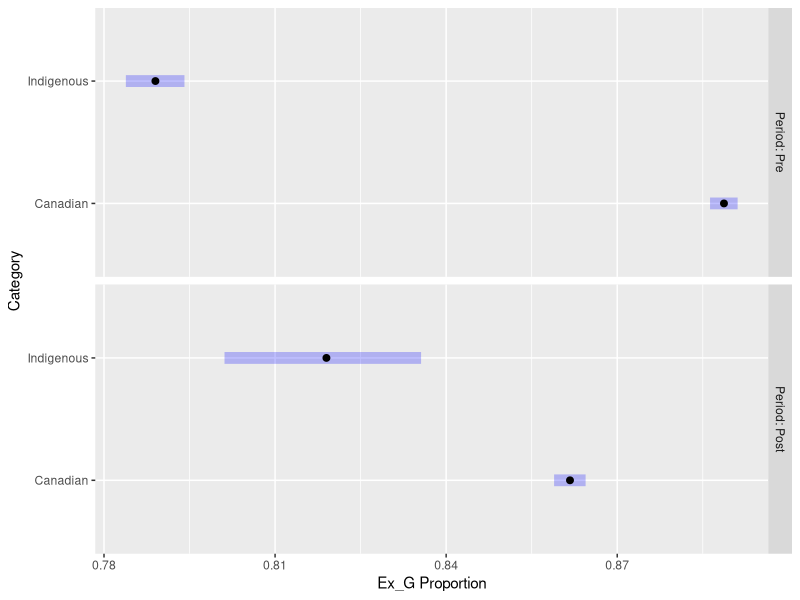
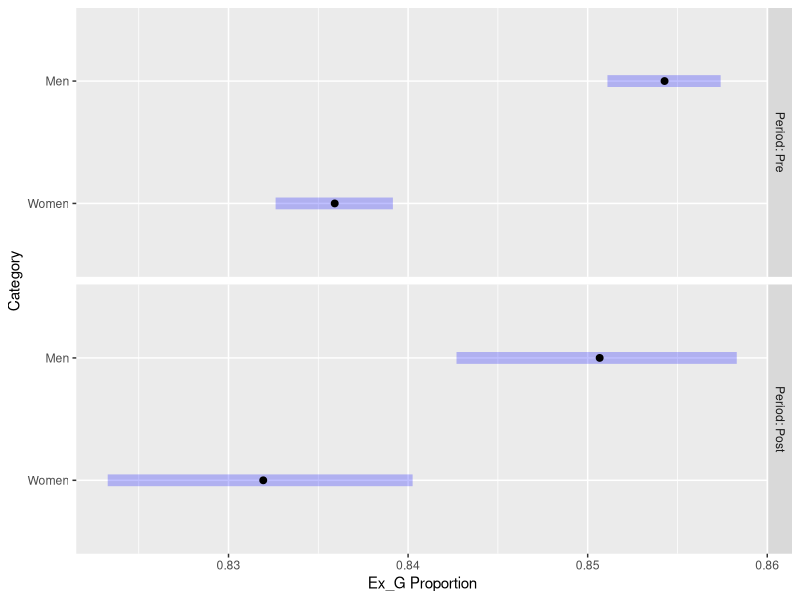
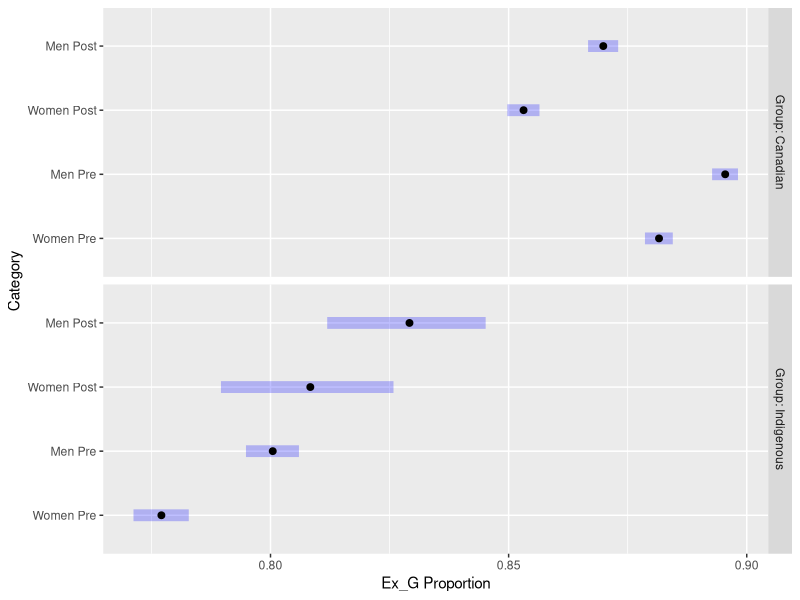
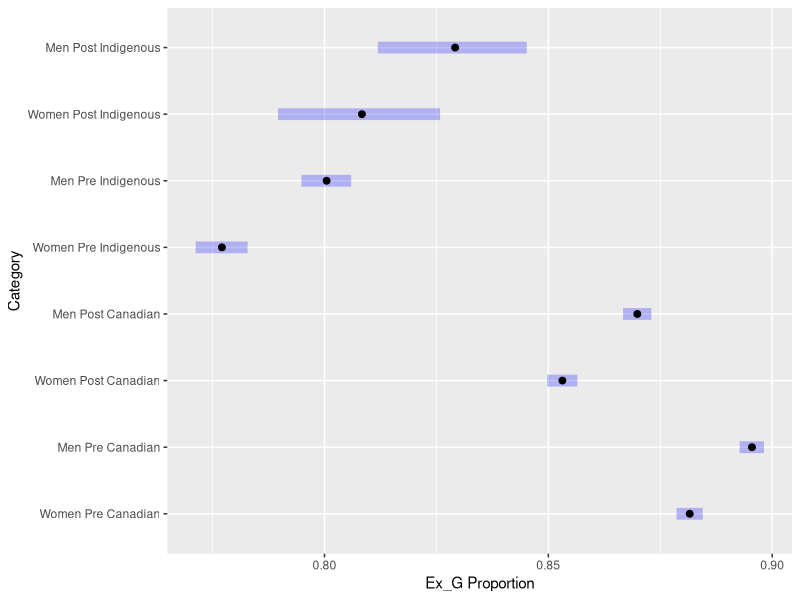
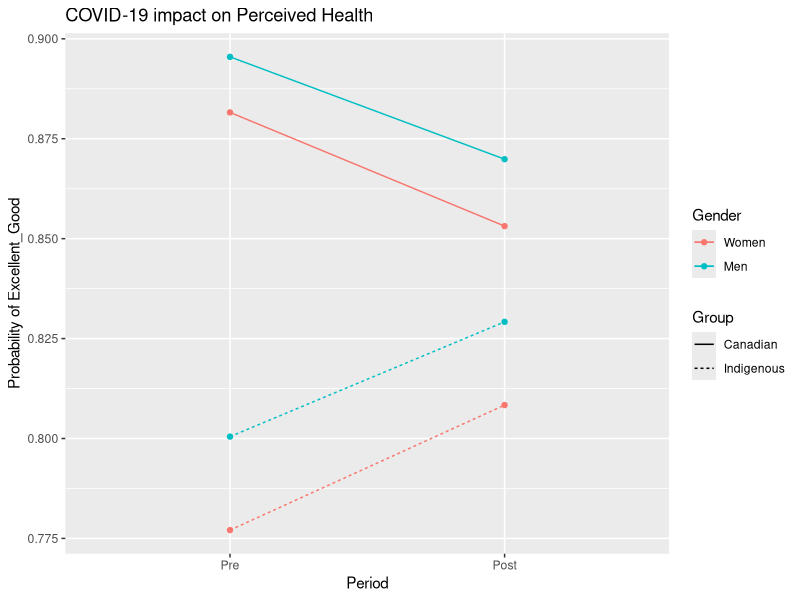

R code for these plots, in order:
##Load Package and Data##
library(dplyr)                          
library(openxlsx)                      
library(nnet) 
library(readxl)
library(emmeans)
library(ggplot2)

Conv_Data<-read_excel("Proj_data.xlsx", sheet = "Sheet1")
##Convert Data Format##
Conv_Data_R<- Conv_Data %>%
  mutate(
    Ex_G = round(Ex_G, digits=0),
    F_P = round(F_P, digits=0)
  )
Conv_Data_R <- subset(Conv_Data_R, select=-c(Total, Percentage))

Conv_Data_F<- Conv_Data_R %>%
  mutate(
    Year = factor(Year),
    Period = factor(Period, levels =c("Pre","Post")),
    Gender = factor(Gender, levels = c("Women", "Men")),
    Group = factor(Group, levels = c("Canadian", "Indigenous"))
  )
##Binary Response Model with main and interaction##
glm1 <- glm(cbind(Ex_G, F_P) ~ Gender + Group * Period, data = Conv_Data_F, family = binomial)
summary(glm1)
####Estimated marginal means####
##Health care disparty change in groups##
emm2 <- emmeans(glm1, ~ Group, by = "Period", type = "response")
plot(emm2, xlab="Ex_G Proportion", ylab="Category")
summary(emm2)
##Change in genders##
emm4 <- emmeans(glm1, ~ Gender, by = "Period", type = "response")
plot(emm4, xlab="Ex_G Proportion", ylab="Category")
summary(emm4)
##Gender difference change among groups##
emm3<- emmeans(glm1, ~ Gender + Period, by="Group", type="response")
plot(emm3, xlab="Ex_G Proportion", ylab="Category")
summary(emm3)
emm3_D<- data.frame(emm3)
##Overall change##
emm1<- emmeans(glm1, ~Gender + Period + Group, type = "response")
pairs(emm1)
summary(emm1)
emm1_D<- data.frame(emm1)
plot(emm1, xlab="Ex_G Proportion", ylab="Category")
##Plotting##
emm1_D<-data.frame(emm1_D[1:4])
emm1_D <-emm1_D %>%
  mutate(Period = factor(Period, levels =c("Pre","Post")),
        Gender = factor(Gender, levels = c("Women", "Men")),
        Group = factor(Group, levels = c("Canadian", "Indigenous"))
)
emm1_D <-emm1_D %>%
  group_by(Gender, Group)
ggplot(data=emm1_D, aes(color=Gender,lty=Group, x=Period, y=prob)) +
  labs(title="COVID-19 impact on Perceived Health",
       x="Period", y="Probability of Excellent_Good") +
  geom_point() +
  geom_line(data=subset(emm1_D, Group=="Canadian"),aes(group=Gender)) +
  geom_line(data=subset(emm1_D, Group=="Indigenous"),aes(group=Gender))
